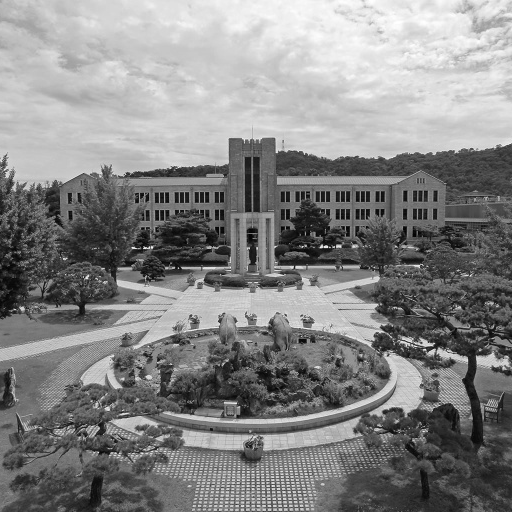
#> input picture DIP/hw3/dgu_gray.png, 512 x 512 px
$ python sobel_filter.py
#> lines starting #> are read from the running program, lines starting #| are printed output that depends on the picture
import cv2
import numpy as np
import matplotlib.pyplot as plt

image =  cv2.imread('dgu_gray.png', 0)
#> image is the input picture: shape (512, 512); min 1, max 255, mean 133.5

sobel_x = np.array([[-1, 0, 1],
                    [-2, 0, 2],
                    [-1, 0, 1]])

sobel_y = np.array([[-1, -2, -1],
                    [ 0,  0,  0],
                    [ 1,  2,  1]])

height, width = image.shape
#> height = 512; width = 512

gradient_x = np.zeros_like(image)
gradient_y = np.zeros_like(image)
edge_magnitude = np.zeros_like(image, dtype=np.float32)

for i in range(1, height-1):
    for j in range(1, width-1):
        gx = np.sum(np.multiply(sobel_x, image[i-1:i+2, j-1:j+2]))
        gy = np.sum(np.multiply(sobel_y, image[i-1:i+2, j-1:j+2]))

        gradient_x[i, j] = gx
        gradient_y[i, j] = gy

        edge_magnitude[i, j] = np.sqrt(gx**2 + gy**2)
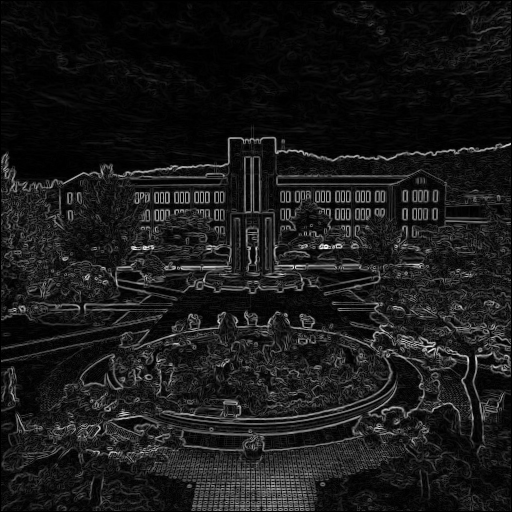
#> edge_magnitude: shape (512, 512) float32; min 0, max 857.6, mean 86.5; drawn with min black and max white
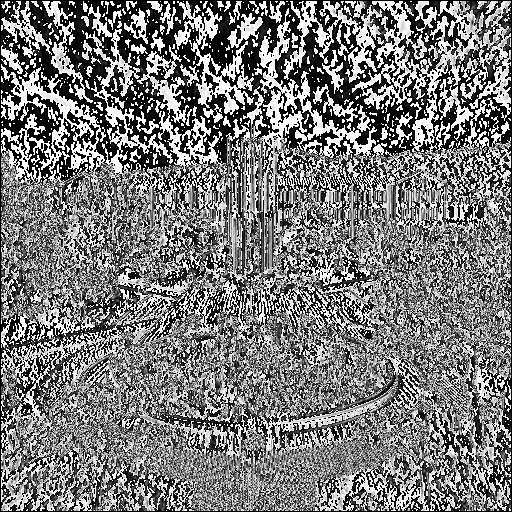
#> gradient_x: shape (512, 512); min 0, max 255, mean 121.9
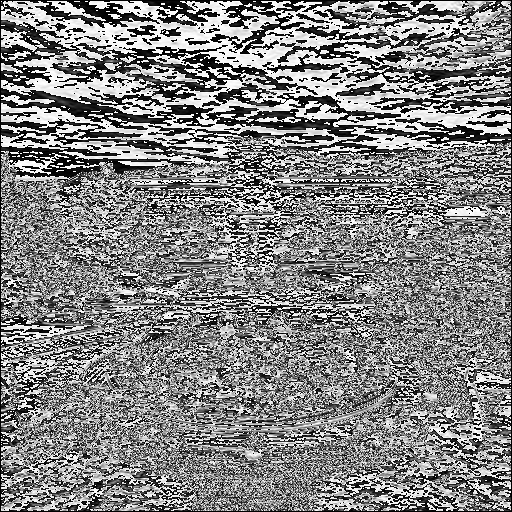
#> gradient_y: shape (512, 512); min 0, max 255, mean 130.9

edge_magnitude = np.clip(edge_magnitude / np.max(edge_magnitude) * 255, 0, 255).astype(np.uint8)

plt.figure(figsize=(10, 7))

plt.subplot(1, 3, 1)
plt.imshow(image, cmap='gray')
plt.title('Original Image')

plt.subplot(1, 3, 2)
plt.imshow(gradient_x, cmap='gray')
plt.title('Gradient X')

plt.subplot(1, 3, 3)
plt.imshow(gradient_y, cmap='gray')
plt.title('Gradient Y')

plt.figure()
plt.imshow(edge_magnitude, cmap='gray')
plt.title('Sobel Edge Detection')

plt.show()
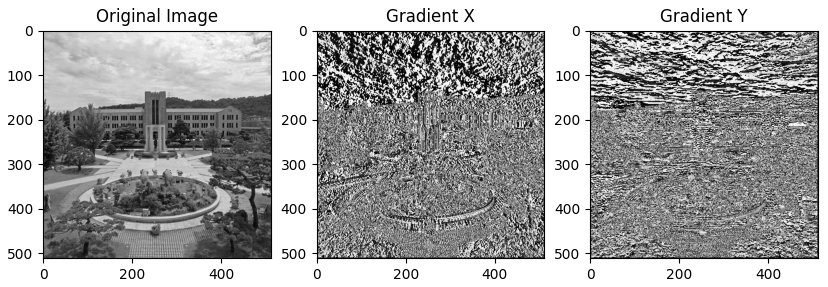
#> figure drawn by matplotlib, 3 panels
